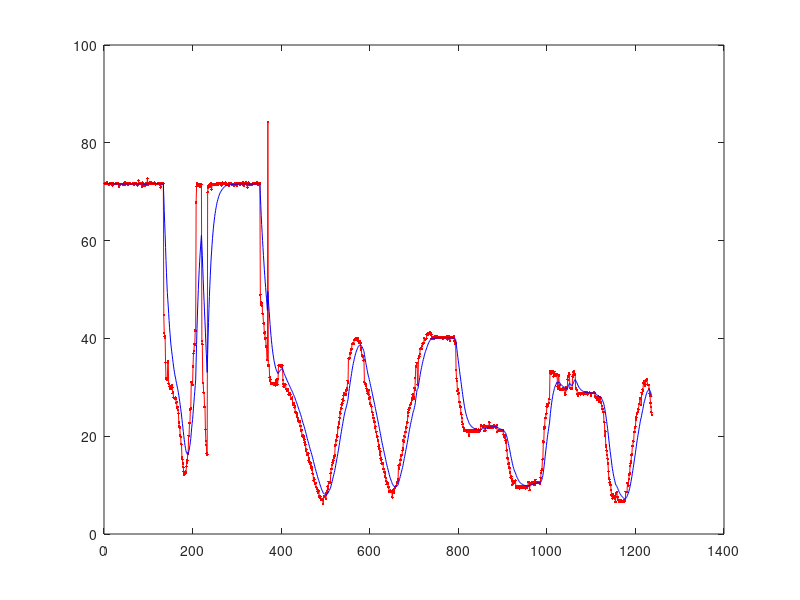

Recreate this plot in MATLAB.
clc;
%% PARSE TEXT FILE
dataIn = textread('test.txt', '', 'delimiter', ',', ... 
                'emptyvalue', NaN);
            
%% DEFINE FILTER
alpha = 0.1;
throwOut = 70;

dataOut = [];
for dataSet = 1:length(dataIn(:,1))
    if dataSet > 1
        newDataSet = [];
        for i = 1:length(dataIn(1,:))
            if abs(dataIn(dataSet,i) - dataIn(dataSet-1,i)) > throwOut
                dataIn(dataSet,i) = dataIn(dataSet-1,i);
            end
            newDataPoint = (dataOut(dataSet-1,i) + (alpha)*(dataIn(dataSet,i)-dataOut(dataSet-1,i)));
            newDataSet = [newDataSet newDataPoint];
        end
        dataOut = [dataOut; newDataSet];
    else
        dataOut = [dataOut; dataIn(dataSet,:)];
    end
end
plot(dataIn(:,1),'.-r');
hold on;
plot(dataOut(:,1),'-b');